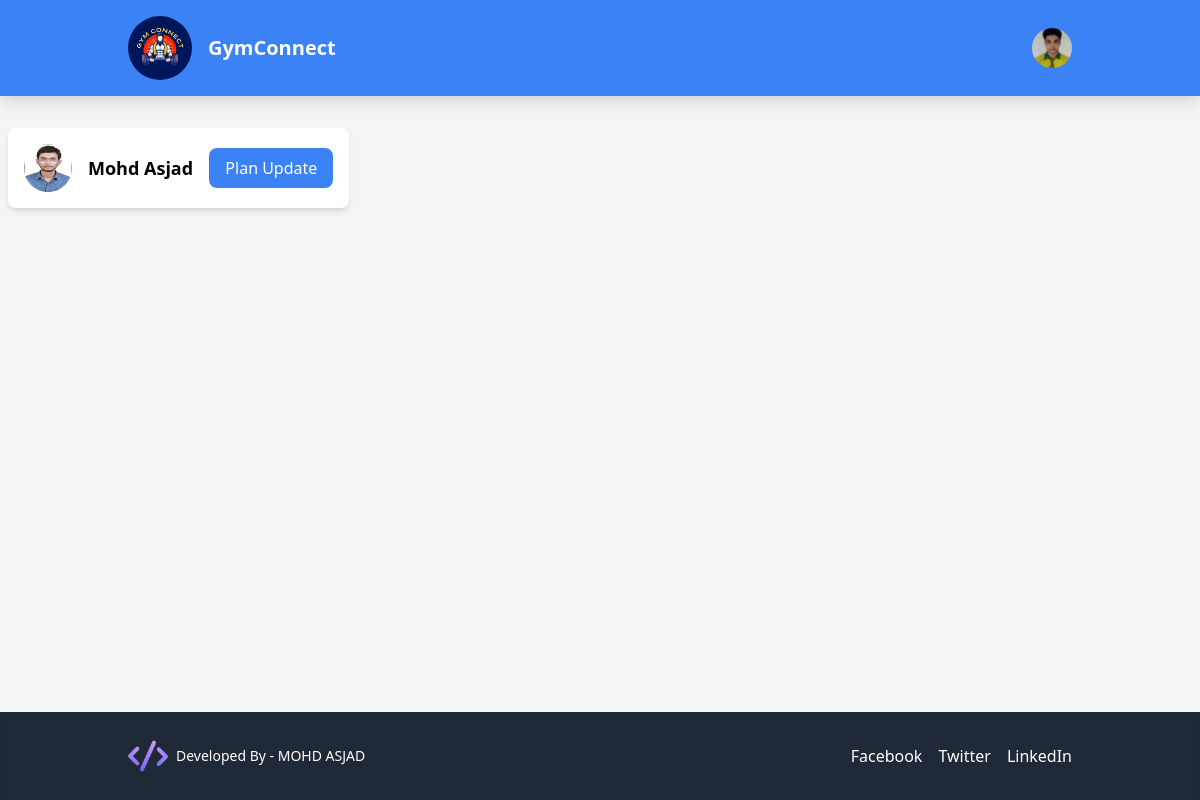
The app's page /gym-trainer/trainer-add-plans/ (signed in), older data.
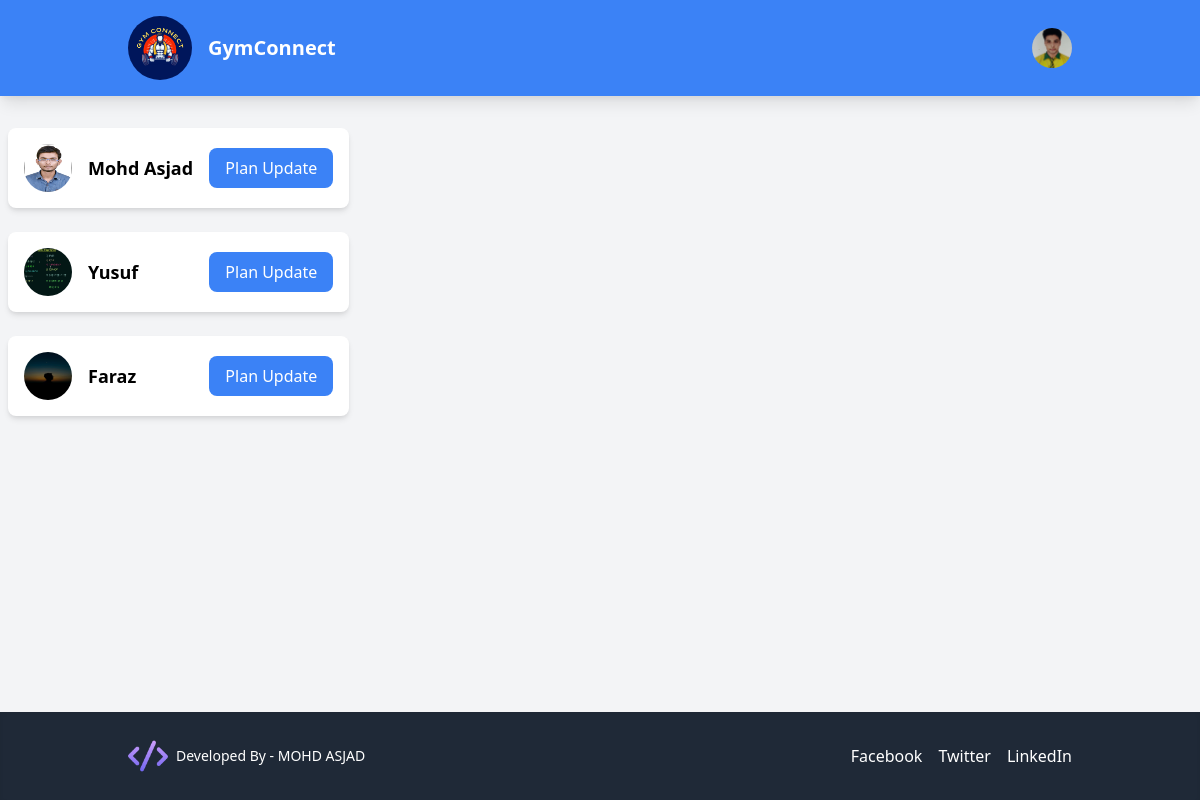
The same page, newer data.
### accounts/models.py (models this page shows, shortened)
class BaseUser(AbstractBaseUser, PermissionsMixin):
    email = models.EmailField(unique=True)
    password = models.CharField(max_length=128)
    is_active = models.BooleanField(default=True)
    is_staff = models.BooleanField(default=False)
    objects = BaseUserManager()
    USERNAME_FIELD = 'email'
    REQUIRED_FIELDS = []

class GymUser(BaseUser):
    def default_trainer():
        try:
            return GymOwner.objects.get(email="defaulttrainer@gymconnect.com").id
        except GymOwner.DoesNotExist:
            return None  # or a default valid ID if you prefer
    def default_gym_owner():
        try:
            return Trainer.objects.get(email="default@gymconnect.com").id
        except Trainer.DoesNotExist:
            return None
    name = models.CharField(max_length=255)
    contact_no = models.CharField(max_length=10, null= True)
    trainer_id = models.ForeignKey(Trainer, on_delete=models.CASCADE, blank=True, null=True, default=default_trainer)
    gym_id = models.ForeignKey(GymOwner, on_delete=models.CASCADE, blank=True, null=True, default=default_gym_owner)
    address = models.CharField(max_length=255,blank=True, null=True)
    city = models.CharField(max_length=100, blank=True, null=True)
    state = models.CharField(max_length=100, blank=True, null=True)
    profile_picture = models.ImageField(upload_to='profile_pictures/', blank=True, null=True)

### trainer/views.py (the view)
# urls.py: path('trainer-add-plans/', views.trainer_add_plans, name='trainer_add_plans'),
@login_required
def trainer_add_plans(request):
    trainer = request.user
    profile =  Trainer.objects.get(id=  trainer.id)
    gym_users = GymUser.objects.filter(trainer_id=trainer)
    return render(request, 'trainer/add_plans.html', {
        'gym_users': gym_users,
        'profile':profile,
    })

### trainer/templates/trainer/add_plans.html (shortened to what this page needs)
<!DOCTYPE html>
<html lang="en">
  <head>
    <link
      href="https://cdn.jsdelivr.net/npm/tailwindcss@2.2.19/dist/tailwind.min.css"
      rel="stylesheet"
    />
  </head>
  <body class="bg-gray-100 font-sans min-h-screen flex flex-col">
    {% load static %}
    <header class="bg-blue-500 text-white py-4 shadow-lg">
      <div class="container mx-auto flex items-center justify-between">
        <div class="flex items-center space-x-4 px-10">
          <a href="{% url 'trainer_dashboard' %}"><img
            src="{% static 'core/image/logo.png' %}"
            class="w-16 h-16 rounded-full"
            alt="GymConnect Logo"
          /></a>
          <div class="text-xl font-semibold">GymConnect</div>
        </div>
        <nav class="relative px-10">
            <a href="{% url 'logout' %}">
              <img
              src="{{ profile.profile_picture.url }}"
              class="w-10 h-10 rounded-full object-cover"
              alt="Profile Picture"
            />
            </a>
          </div>
    </header>
    <main class="flex-grow container mx-2 py-8 flex space-x-8">
      <ul class="w-1/3 space-y-6">
        {% for gym_user in gym_users %}
        <li
          class="p-4 bg-white shadow-md rounded-lg flex items-center justify-between space-x-4"
        >
          <div class="flex items-center space-x-4">
            <img
              src="{{ gym_user.profile_picture.url }}"
              alt="Profile Picture"
              class="w-12 h-12 rounded-full"
            />
            <div>
              <strong class="text-lg">{{ gym_user.name }}</strong>
            </div>
          </div>
          <button
            class="px-4 py-2 bg-blue-500 text-white rounded-lg hover:bg-blue-600 transition"
            onclick="openPlanPopup({{ gym_user.id }})"
          >
            Plan Update
          </button>
        </li>
        {% endfor %}
      </ul>
    </main>
    <footer class="bg-gray-800 text-white py-6 shadow-inner">
      <div class="container mx-auto flex items-center justify-between px-10">
        <div class="footer-logo flex items-center space-x-2">
          <img
            src="{% static 'gymOwner/image/footer-logo.png' %}"
            class="w-10 h-10 rounded-full hover:scale-105 transition-transform duration-300"
            alt="Footer Logo"
          />
          <span class="text-sm font-medium">Developed By - MOHD ASJAD</span>
        </div>
        <div class="social-links flex space-x-4">
          <a href="#" class="hover:text-blue-400 transition duration-200"
            >Facebook</a
          >
          <a href="#" class="hover:text-blue-400 transition duration-200"
            >Twitter</a
          >
          <a href="#" class="hover:text-blue-400 transition duration-200"
            >LinkedIn</a
          >
        </div>
      </div>
    </footer>
  </body>
</html>

Row changes from the older to the newer data that the page shows:
now on this page (row edited): GymUser: profile_picture (picture), name "Yusuf"
added GymUser: profile_picture (picture), name "Faraz"
